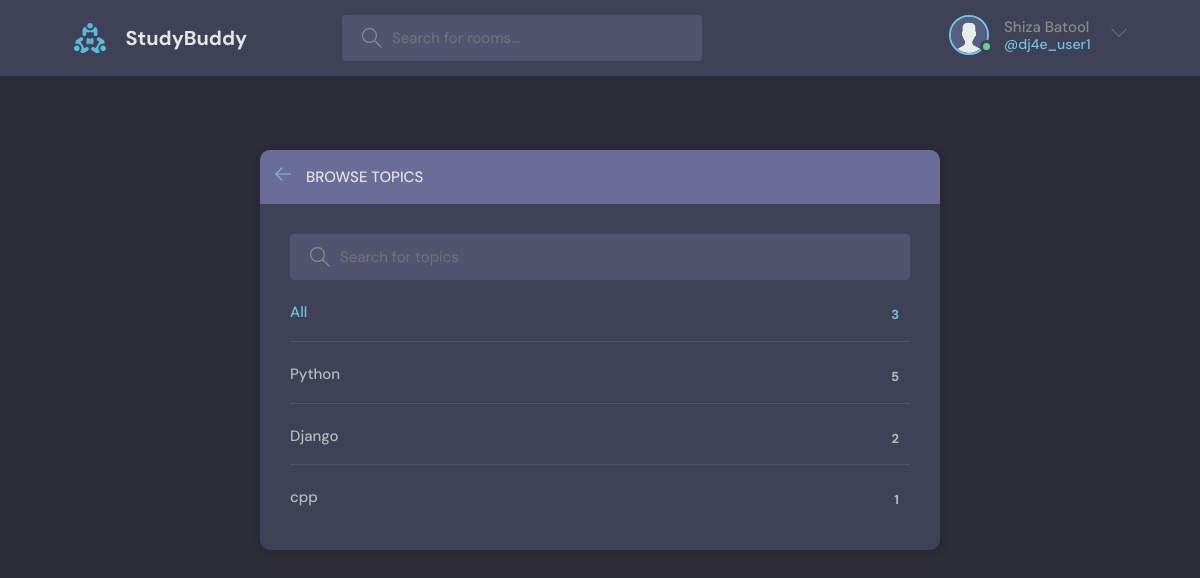
Page /topics/ (signed in) on the earlier database version.
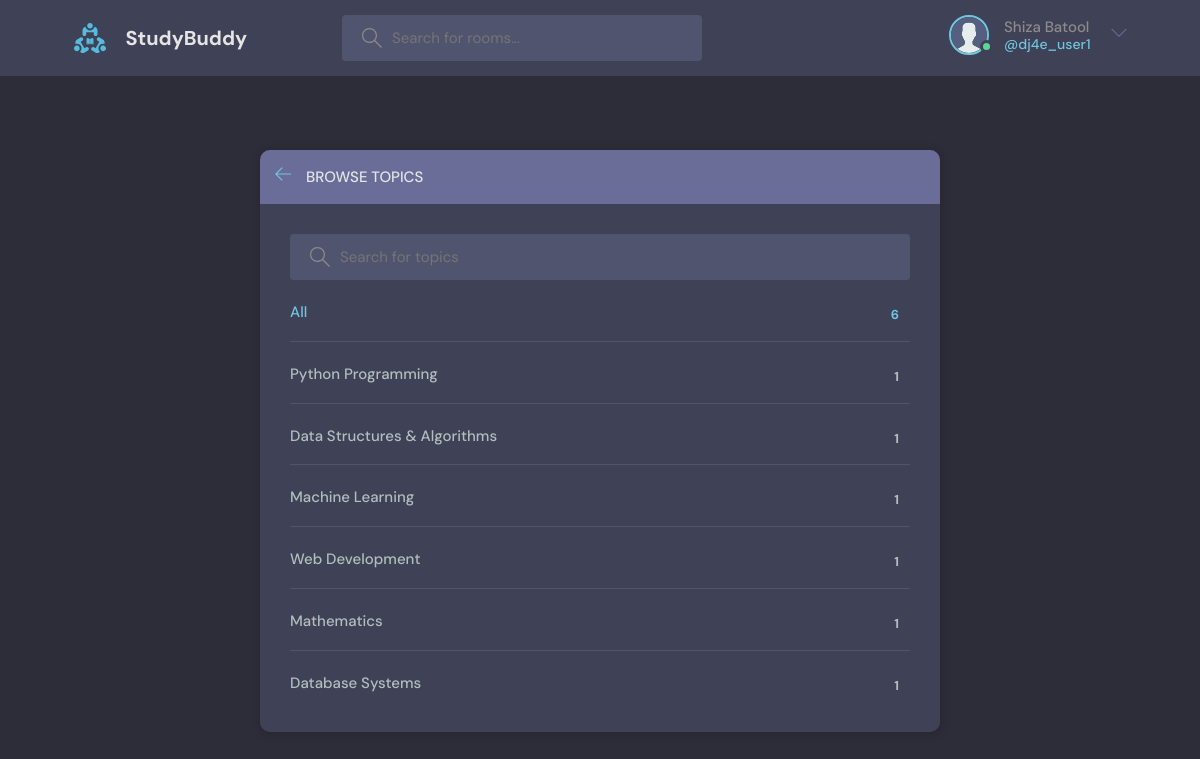
Same page on the later database version.
### mainapp/models.py (models this page shows, shortened)
class Topic(models.Model):
    name = models.CharField(max_length=200)

### mainapp/views.py (the view)
# urls.py: path('topics/', views.topicsPage, name="topics"),
@login_required(login_url='login')
def topicsPage(request):
    q = request.GET.get('q') if request.GET.get('q') is not None else ''
    topics = Topic.objects.filter(name__icontains=q)
    return render(request, 'mainapp/topics.html', {'topics': topics})

### mainapp/templates/mainapp/topics.html (shortened to what this page needs)
{% extends 'main.html' %} {%block content%}
<main class="create-room layout">
	<div class="container" style = "align-items: center; justify-content: center;">
		<div class="layout__box">
			<div class="layout__boxHeader">
				<div class="layout__boxTitle">
					<a href="{% url 'home' %}">
						<svg
							version="1.1"
							xmlns="http://www.w3.org/2000/svg"
							width="32"
							height="32"
							viewBox="0 0 32 32"
						>
							<title>arrow-left</title>
							<path
								d="M13.723 2.286l-13.723 13.714 13.719 13.714 1.616-1.611-10.96-10.96h27.625v-2.286h-27.625l10.965-10.965-1.616-1.607z"
							></path>
						</svg>
					</a>
					<h3>Browse Topics</h3>
				</div>
			</div>
			<div class="topics-page layout__body">
				<form action="" method="GET" class="header__search">
					<label>
						<input name="q" placeholder="Search for topics" />
					</label>
				</form>
				<ul class="topics__list">
					<li>
						<a href="{% url 'topics' %}" class="active"
							>All <span>{{topics.count}}</span></a
						>
					</li>
					{% for topic in topics%}
					<li>
						<a href="{% url 'home' %}?q={{topic.name|urlencode}}"
							>{{topic.name}} <span>{{topic.room_set.all.count}}</span></a
						>
					</li>
					{%endfor%}
				</ul>
			</div>
		</div>
	</div>
</main>
{% endblock content %}

Differences in the rows shown:
removed Topic: name "Python", room_set.all.count "5"
removed Topic: name "Django", room_set.all.count "2"
removed Topic: name "cpp", room_set.all.count "1"
added Topic: name "Python Programming", room_set.all.count "1"
added Topic: name "Data Structures & Algorithms", room_set.all.count "1"
added Topic: name "Machine Learning", room_set.all.count "1"
added Topic: name "Web Development", room_set.all.count "1"
added Topic: name "Mathematics", room_set.all.count "1"
added Topic: name "Database Systems", room_set.all.count "1"
Other differences:
{{ topics.count }}: "3" → "6"
